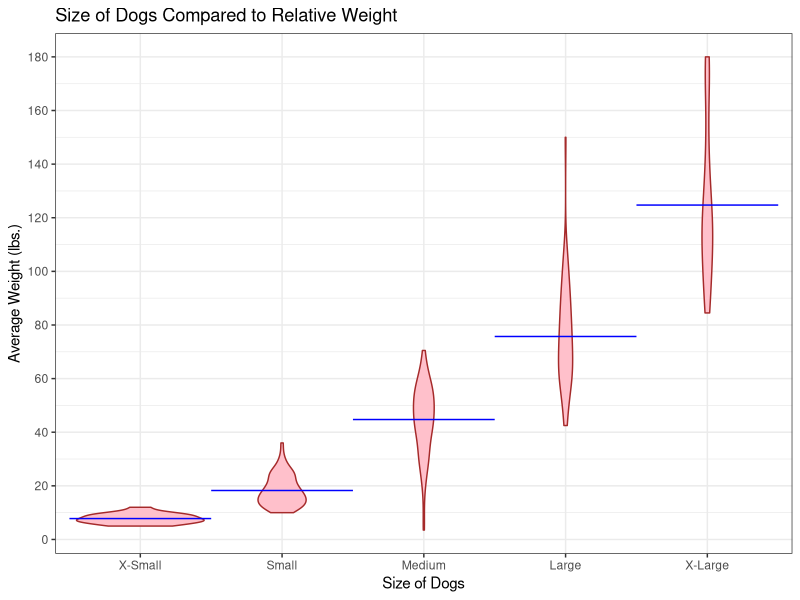

Write R code to recreate this figure.
## ---- chunk 1
library(tidyverse)
library(ggplot2)
## ---- chunk 2
library(readr)
AmericanKennelClub.data <- read_csv("AmericanKennelClubBreedsBySize (4).csv")
#View(AmericanKennelClub.data)
## ---- chunk 3
AmericanKennelClub.data$`Size Category` <- factor(AmericanKennelClub.data$`Size Category`, levels = c("X-Small","Small", "Medium", "Large", "X-Large"))

ggplot(AmericanKennelClub.data, aes(x = `Size Category` , y = `Avg Weight (pounds)`)) + xlab("Size of Dogs") + ylab("Average Weight (lbs.)") + ggtitle("Size of Dogs Compared to Relative Weight") + geom_violin(colour = "brown", fill = "pink") + stat_summary(fun ="mean", geom = "crossbar", width = 1, size = 0.2, colour = "blue") + theme_bw() + scale_y_continuous(breaks = seq(0, 200, 20)) 

#Shows the relationship between dogs that are classified as a certain size compared to their weight. 
